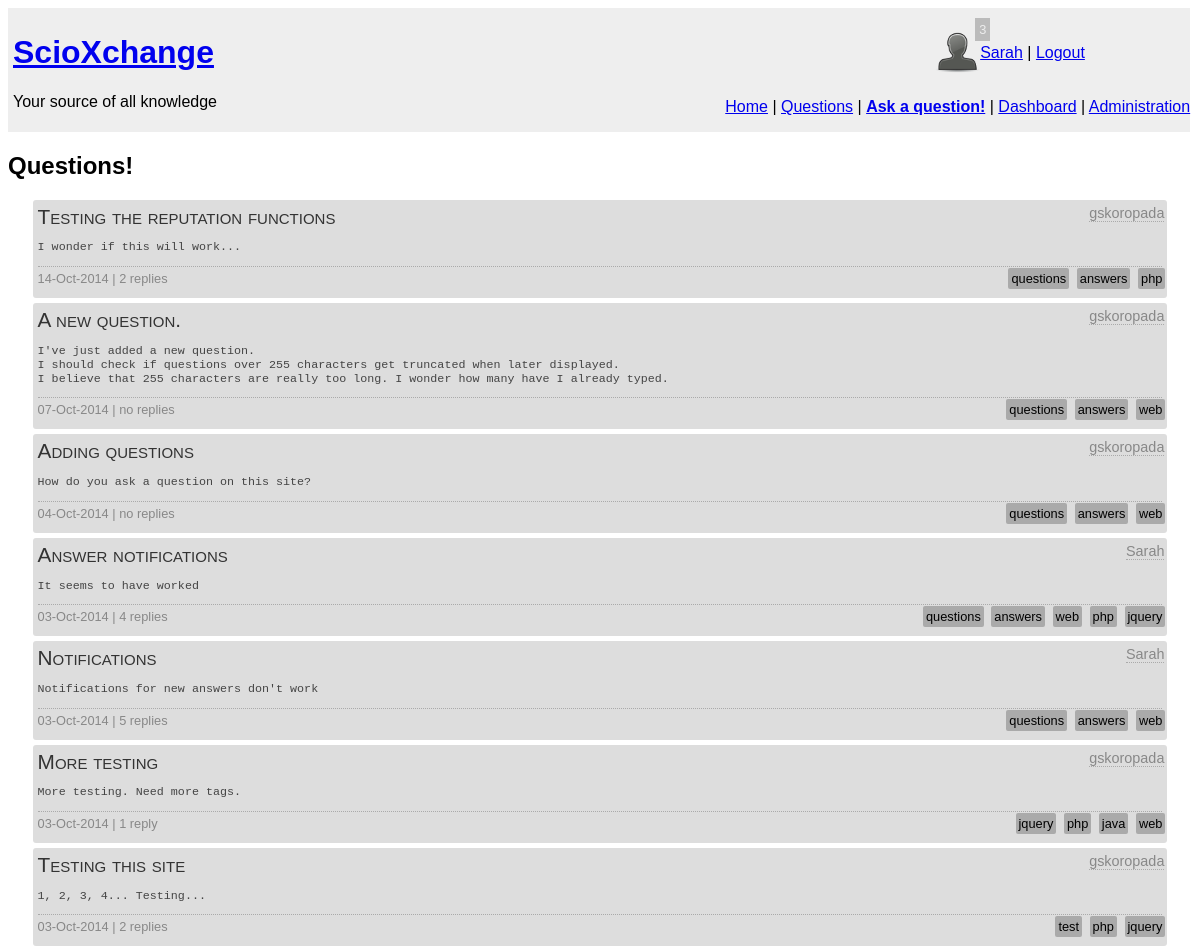
/questions.php (signed in), run on the app's committed database.
### tables this page shows
CREATE TABLE `question` (
  `question_id` int(10) unsigned NOT NULL AUTO_INCREMENT,
  `author` int(10) unsigned NOT NULL COMMENT 'Foreign Key',
  `question_title` text,
  `content` longtext,
  `tags` text,
  `timestamp` datetime NOT NULL,
  PRIMARY KEY (`question_id`),
  KEY `author` (`author`),
  CONSTRAINT `question_ibfk_1` FOREIGN KEY (`author`) REFERENCES `user` (`UserID`)
);

CREATE TABLE `user` (
  `UserID` int(11) unsigned NOT NULL AUTO_INCREMENT,
  `email` varchar(30) NOT NULL,
  `screenName` varchar(25) NOT NULL,
  `reputation` float DEFAULT '0',
  `role` int(11) DEFAULT '0',
  `avatar` varchar(20) DEFAULT NULL,
  `pwd` varchar(255) NOT NULL,
  `active` bit(1) NOT NULL DEFAULT b'0',
  `moderated` bit(1) NOT NULL DEFAULT b'1',
  `pwdChange` bit(1) DEFAULT b'0',
  PRIMARY KEY (`UserID`)
);

### questions_backend.php (the view, shortened to what this page needs)
<?php
function listQuestions($slider) {
	global $con;
	$query =
	"SELECT question.author as auth, question_id, question_title, question.content as q, tags, replies, screenName, timestamp FROM question
	LEFT JOIN
		(SELECT count(answer_id) as replies, question from answer group by question) as reply
	on question_id = question
	INNER JOIN user on question.author = UserID
	ORDER BY timestamp DESC ";
	$result = mysqli_query($con, $query);
	if(!$result) {
		echo "DB Error";
	} else {
		while($question = mysqli_fetch_array($result)) {
			if(empty($question['replies'])) {
				$r = "no replies";
			} else {
				if($question['replies'] == 1) {
					$r = "1 reply";
				} else {
					$r = $question['replies']." replies";
				}
			}
			if(strlen($question['q']) > 255) {
				$q = substr($question['q'],0,255)."...";
			} else {
				$q = $question['q'];
			}
			$d = new DateTime($question['timestamp']);
			echo "<div id=\"".$question['question_id']."\" class='question qredirect click_option'><p class='qtitle'>".$question['question_title']."</p>";
			echo "<span class='qauthor'><a href=\"user_profile.php?id=".$question['auth']."\">".$question['screenName']."</a></span>";
			echo "<span class='qexcerpt'><pre>$q</pre></span>";
			echo "<span class='qstats'>".date_format($d, "d-M-Y")." | $r";
			echo "<span class='tags'>";
			$tags = explode(', ' , $question['tags']);
			foreach($tags as $tag) {
				$tag = trim($tag);
				echo "<a href='tag.php?tag=$tag'>$tag</a> ";
			}
			echo "</span></span>";
			echo "</div>\n";
		}
	}
}
?>

### styles/main.css (style rules this page uses)
body { font-family: sans-serif; }

### styles/questions.css (style rules this page uses)
.question { position: relative; width: 95%; background-color: #ddd; margin: auto; margin-bottom: 5px; padding: 5px; border-radius: 3px; }
.qtitle { font-size: 1.3em; font-variant: small-caps; padding: 0px; margin: 0px; margin-bottom: 4px; color: #333; }
.qauthor { position: absolute; top: 5px; right: 3px; font-size: 0.9em; border-bottom: dotted 1px #aaa; }
.qauthor > a:link, .qauthor > a:visited, .aauthor > a:link, .aauthor > a:visited, .cauthor > a:link, .cauthor > a:visited { color: #888; text-decoration: none; }
.qexcerpt { color: #444; font-size: 0.9em; display: block; }
.qstats { margin-top: 3px; margin-bottom: 3px; border-top: dotted 1px #aaa; width: 100%; display: block; padding-top: 4px; padding-bottom: 4px; font-size: 0.8em; color: #888; }
.tags { position: absolute; right: 0px; text-align: right; }
.tags > a:link, .tags > a:visited { background-color: #aaa; padding: 3px; margin: 2px; border-radius: 2px; color: black; text-decoration: none; }

### data on the page
question: question_title "Testing the reputation functions", author.screenName "gskoropada", content "I wonder if this will work...", timestamp "14-Oct-2014", r "2 replies", tags "questions", tags "answers", tags "php"
question: question_title "A new question.", author.screenName "gskoropada", content "I've just added a new question. I should check if questions over 255 characters get truncated when later displayed. I believe that 255 characters are really too long. I wonder how many have I already typed.", timestamp "07-Oct-2014", r "no replies", tags "questions", tags "answers", tags "web"
question: question_title "Adding questions", author.screenName "gskoropada", content "How do you ask a question on this site?", timestamp "04-Oct-2014", r "no replies", tags "questions", tags "answers", tags "web"
question: question_title "Answer notifications", author.screenName "Sarah", content "It seems to have worked", timestamp "03-Oct-2014", r "4 replies", tags "questions", tags "answers", tags "web", tags "php", tags "jquery"
question: question_title "Notifications", author.screenName "Sarah", content "Notifications for new answers don't work", timestamp "03-Oct-2014", r "5 replies", tags "questions", tags "answers", tags "web"
question: question_title "More testing", author.screenName "gskoropada", content "More testing. Need more tags.", timestamp "03-Oct-2014", r "1 reply", tags "jquery", tags "php", tags "java", tags "web"
question: question_title "Testing this site", author.screenName "gskoropada", content "1, 2, 3, 4... Testing...", timestamp "03-Oct-2014", r "2 replies", tags "test", tags "php", tags "jquery"

### other printed values
$nots "3"
$_SESSION['screenname'] "Sarah"
